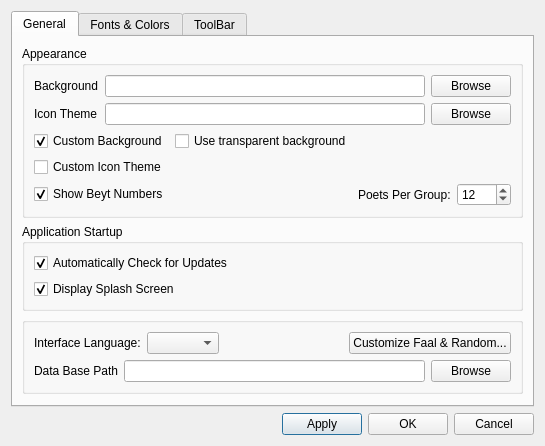
<?xml version="1.0" encoding="UTF-8"?>
<ui version="4.0">
 <class>Settings</class>
 <widget class="QDialog" name="Settings">
  <property name="geometry">
   <rect>
    <x>0</x>
    <y>0</y>
    <width>509</width>
    <height>430</height>
   </rect>
  </property>
  <property name="windowTitle">
   <string>Settings</string>
  </property>
  <layout class="QGridLayout" name="gridLayout">
   <item row="1" column="0">
    <layout class="QHBoxLayout" name="horizontalLayout_11">
     <item>
      <spacer name="horizontalSpacer_3">
       <property name="orientation">
        <enum>Qt::Horizontal</enum>
       </property>
       <property name="sizeHint" stdset="0">
        <size>
         <width>40</width>
         <height>20</height>
        </size>
       </property>
      </spacer>
     </item>
     <item>
      <widget class="QPushButton" name="pushButtonApply">
       <property name="text">
        <string>Apply</string>
       </property>
      </widget>
     </item>
     <item>
      <widget class="QPushButton" name="pushButtonOK">
       <property name="text">
        <string>OK</string>
       </property>
      </widget>
     </item>
     <item>
      <widget class="QPushButton" name="pushButtonCancel">
       <property name="text">
        <string>Cancel</string>
       </property>
      </widget>
     </item>
    </layout>
   </item>
   <item row="0" column="0">
    <widget class="QTabWidget" name="tabWidget">
     <property name="currentIndex">
      <number>0</number>
     </property>
     <widget class="QWidget" name="tabGeneral">
      <attribute name="title">
       <string>General</string>
      </attribute>
      <layout class="QGridLayout" name="gridLayout_2">
       <item row="0" column="0">
        <layout class="QVBoxLayout" name="verticalLayout_3">
         <item>
          <widget class="QGroupBox" name="groupBoxAppearance">
           <property name="title">
            <string>Appearance</string>
           </property>
           <layout class="QGridLayout" name="gridLayout_7">
            <item row="0" column="0">
             <layout class="QVBoxLayout" name="verticalLayout_5">
              <item>
               <layout class="QGridLayout" name="gridLayout_6">
                <item row="0" column="3">
                 <widget class="QPushButton" name="pushButtonBackground">
                  <property name="sizePolicy">
                   <sizepolicy hsizetype="Minimum" vsizetype="Fixed">
                    <horstretch>0</horstretch>
                    <verstretch>0</verstretch>
                   </sizepolicy>
                  </property>
                  <property name="text">
                   <string>Browse</string>
                  </property>
                 </widget>
                </item>
                <item row="1" column="3">
                 <widget class="QPushButton" name="pushButtonIconTheme">
                  <property name="sizePolicy">
                   <sizepolicy hsizetype="Minimum" vsizetype="Fixed">
                    <horstretch>0</horstretch>
                    <verstretch>0</verstretch>
                   </sizepolicy>
                  </property>
                  <property name="text">
                   <string>Browse</string>
                  </property>
                  <property name="flat">
                   <bool>false</bool>
                  </property>
                 </widget>
                </item>
                <item row="0" column="0">
                 <widget class="QLabel" name="labelBackground">
                  <property name="text">
                   <string>Background</string>
                  </property>
                 </widget>
                </item>
                <item row="1" column="0">
                 <widget class="QLabel" name="labelIconTheme">
                  <property name="text">
                   <string>Icon Theme</string>
                  </property>
                 </widget>
                </item>
                <item row="0" column="2">
                 <widget class="QLineEdit" name="lineEditBackground"/>
                </item>
                <item row="1" column="2">
                 <widget class="QLineEdit" name="lineEditIconTheme"/>
                </item>
               </layout>
              </item>
             </layout>
            </item>
            <item row="1" column="0">
             <layout class="QGridLayout" name="gridLayout_15">
              <item row="0" column="0">
               <widget class="QCheckBox" name="checkBoxBackground">
                <property name="text">
                 <string>Custom Background</string>
                </property>
                <property name="checked">
                 <bool>true</bool>
                </property>
               </widget>
              </item>
              <item row="1" column="0">
               <widget class="QCheckBox" name="checkBoxIconTheme">
                <property name="text">
                 <string>Custom Icon Theme</string>
                </property>
               </widget>
              </item>
              <item row="2" column="2">
               <layout class="QHBoxLayout" name="horizontalLayout_12">
                <item>
                 <spacer name="horizontalSpacer_4">
                  <property name="orientation">
                   <enum>Qt::Horizontal</enum>
                  </property>
                  <property name="sizeHint" stdset="0">
                   <size>
                    <width>40</width>
                    <height>20</height>
                   </size>
                  </property>
                 </spacer>
                </item>
                <item>
                 <widget class="QLabel" name="labelPoetsPerGroup">
                  <property name="text">
                   <string>Poets Per Group:</string>
                  </property>
                 </widget>
                </item>
                <item>
                 <widget class="QSpinBox" name="spinBoxPoetsPerGroup">
                  <property name="maximum">
                   <number>1000</number>
                  </property>
                  <property name="value">
                   <number>12</number>
                  </property>
                 </widget>
                </item>
               </layout>
              </item>
              <item row="2" column="0">
               <widget class="QCheckBox" name="checkBoxBeytNumbers">
                <property name="text">
                 <string>Show Beyt Numbers</string>
                </property>
                <property name="checked">
                 <bool>true</bool>
                </property>
               </widget>
              </item>
              <item row="0" column="1">
               <widget class="QCheckBox" name="checkBoxTransparent">
                <property name="text">
                 <string>Use transparent background</string>
                </property>
               </widget>
              </item>
             </layout>
            </item>
           </layout>
          </widget>
         </item>
         <item>
          <widget class="QGroupBox" name="groupBox">
           <property name="title">
            <string>Application Startup</string>
           </property>
           <layout class="QGridLayout" name="gridLayout_18">
            <item row="0" column="0">
             <layout class="QGridLayout" name="gridLayout_4">
              <item row="0" column="0">
               <widget class="QCheckBox" name="checkBoxAutoUpdates">
                <property name="text">
                 <string>Automatically Check for Updates</string>
                </property>
                <property name="checked">
                 <bool>true</bool>
                </property>
               </widget>
              </item>
              <item row="2" column="0">
               <widget class="QCheckBox" name="checkBoxSplashScreen">
                <property name="text">
                 <string>Display Splash Screen</string>
                </property>
                <property name="checked">
                 <bool>true</bool>
                </property>
               </widget>
              </item>
             </layout>
            </item>
           </layout>
          </widget>
         </item>
         <item>
          <widget class="QGroupBox" name="groupBox_3">
           <property name="title">
            <string/>
           </property>
           <layout class="QGridLayout" name="gridLayout_8">
            <item row="0" column="0">
             <layout class="QHBoxLayout" name="horizontalLayout_8">
              <item>
               <widget class="QLabel" name="label_5">
                <property name="text">
                 <string>Interface Language:</string>
                </property>
               </widget>
              </item>
              <item>
               <widget class="QComboBox" name="uiLanguageComboBox"/>
              </item>
              <item>
               <spacer name="horizontalSpacer_2">
                <property name="orientation">
                 <enum>Qt::Horizontal</enum>
                </property>
                <property name="sizeHint" stdset="0">
                 <size>
                  <width>40</width>
                  <height>20</height>
                 </size>
                </property>
               </spacer>
              </item>
              <item>
               <widget class="QPushButton" name="pushButtonRandomOptions">
                <property name="text">
                 <string>Customize Faal &amp;&amp; Random...</string>
                </property>
               </widget>
              </item>
             </layout>
            </item>
            <item row="1" column="0">
             <layout class="QHBoxLayout" name="horizontalLayout_2">
              <item>
               <widget class="QLabel" name="labelDataBasePath">
                <property name="text">
                 <string>Data Base Path</string>
                </property>
               </widget>
              </item>
              <item>
               <widget class="QLineEdit" name="lineEditDataBasePath"/>
              </item>
              <item>
               <widget class="QPushButton" name="pushButtonDataBasePath">
                <property name="text">
                 <string>Browse</string>
                </property>
               </widget>
              </item>
             </layout>
            </item>
           </layout>
          </widget>
         </item>
         <item>
          <spacer name="verticalSpacer">
           <property name="orientation">
            <enum>Qt::Vertical</enum>
           </property>
           <property name="sizeHint" stdset="0">
            <size>
             <width>20</width>
             <height>40</height>
            </size>
           </property>
          </spacer>
         </item>
        </layout>
       </item>
      </layout>
     </widget>
     <widget class="QWidget" name="tab">
      <attribute name="title">
       <string>Fonts &amp;&amp; Colors</string>
      </attribute>
      <layout class="QVBoxLayout" name="verticalLayout">
       <item>
        <widget class="QGroupBox" name="groupBox_2">
         <property name="title">
          <string/>
         </property>
         <layout class="QGridLayout" name="gridLayout_5">
          <item row="0" column="0">
           <layout class="QGridLayout" name="gridlayout1">
            <item row="0" column="1">
             <layout class="QHBoxLayout" name="horizontalLayout">
              <item>
               <layout class="QHBoxLayout" name="horizontalLayout_6">
                <item>
                 <widget class="QLabel" name="labelBackgroundColor">
                  <property name="text">
                   <string>&quot;Background&quot; color</string>
                  </property>
                 </widget>
                </item>
               </layout>
              </item>
              <item>
               <layout class="QHBoxLayout" name="horizontalLayout_5">
                <item>
                 <widget class="QLabel" name="labelMatchedTextColor">
                  <property name="text">
                   <string>&quot;Matched Text&quot; color</string>
                  </property>
                 </widget>
                </item>
               </layout>
              </item>
             </layout>
            </item>
            <item row="1" column="1">
             <layout class="QHBoxLayout" name="outlineLayout">
              <item>
               <widget class="QLabel" name="outlineLabel">
                <property name="text">
                 <string>Outline:</string>
                </property>
               </widget>
              </item>
             </layout>
            </item>
           </layout>
          </item>
         </layout>
        </widget>
       </item>
       <item>
        <widget class="QGroupBox" name="globalFontColorGroupBox">
         <property name="title">
          <string>Simple</string>
         </property>
         <property name="checkable">
          <bool>true</bool>
         </property>
         <property name="checked">
          <bool>true</bool>
         </property>
         <layout class="QGridLayout" name="gridLayout_17">
          <item row="0" column="0">
           <layout class="QGridLayout" name="gridLayout_16">
            <item row="0" column="0">
             <widget class="QLabel" name="label_4">
              <property name="text">
               <string>Global:</string>
              </property>
             </widget>
            </item>
           </layout>
          </item>
         </layout>
        </widget>
       </item>
       <item>
        <widget class="QGroupBox" name="advancedFontColorGroupBox">
         <property name="enabled">
          <bool>true</bool>
         </property>
         <property name="title">
          <string>Advanced</string>
         </property>
         <property name="checkable">
          <bool>true</bool>
         </property>
         <property name="checked">
          <bool>false</bool>
         </property>
         <layout class="QGridLayout" name="gridLayout_10">
          <item row="0" column="0">
           <layout class="QGridLayout" name="gridLayout_9">
            <item row="3" column="0">
             <widget class="QLabel" name="poemTextlabel">
              <property name="text">
               <string>Poem Text:</string>
              </property>
             </widget>
            </item>
            <item row="4" column="0">
             <widget class="QLabel" name="proseTextLabel">
              <property name="text">
               <string>Prose Text:</string>
              </property>
             </widget>
            </item>
            <item row="0" column="0">
             <widget class="QLabel" name="label">
              <property name="text">
               <string>Section Name:</string>
              </property>
             </widget>
            </item>
            <item row="1" column="0">
             <widget class="QLabel" name="label_2">
              <property name="text">
               <string>Title:</string>
              </property>
             </widget>
            </item>
            <item row="2" column="0">
             <widget class="QLabel" name="label_3">
              <property name="text">
               <string>Number:</string>
              </property>
             </widget>
            </item>
           </layout>
          </item>
         </layout>
        </widget>
       </item>
      </layout>
     </widget>
     <widget class="QWidget" name="tabToolBar">
      <attribute name="title">
       <string>ToolBar</string>
      </attribute>
      <layout class="QGridLayout" name="gridLayout_3">
       <item row="0" column="0">
        <widget class="QLabel" name="labelAllActions">
         <property name="text">
          <string>All Actions</string>
         </property>
         <property name="alignment">
          <set>Qt::AlignCenter</set>
         </property>
        </widget>
       </item>
       <item row="0" column="2">
        <widget class="QLabel" name="labelToolBarActions">
         <property name="text">
          <string>ToolBar Actions</string>
         </property>
         <property name="alignment">
          <set>Qt::AlignCenter</set>
         </property>
        </widget>
       </item>
       <item row="1" column="0">
        <widget class="QTableWidget" name="tableWidgetAllActions">
         <property name="alternatingRowColors">
          <bool>false</bool>
         </property>
         <property name="selectionMode">
          <enum>QAbstractItemView::SingleSelection</enum>
         </property>
         <property name="selectionBehavior">
          <enum>QAbstractItemView::SelectRows</enum>
         </property>
         <property name="verticalScrollMode">
          <enum>QAbstractItemView::ScrollPerItem</enum>
         </property>
         <property name="horizontalScrollMode">
          <enum>QAbstractItemView::ScrollPerPixel</enum>
         </property>
         <property name="showGrid">
          <bool>false</bool>
         </property>
         <property name="gridStyle">
          <enum>Qt::NoPen</enum>
         </property>
         <property name="sortingEnabled">
          <bool>true</bool>
         </property>
         <property name="wordWrap">
          <bool>false</bool>
         </property>
         <property name="rowCount">
          <number>0</number>
         </property>
         <property name="columnCount">
          <number>1</number>
         </property>
         <attribute name="horizontalHeaderVisible">
          <bool>false</bool>
         </attribute>
         <attribute name="horizontalHeaderStretchLastSection">
          <bool>true</bool>
         </attribute>
         <attribute name="verticalHeaderVisible">
          <bool>false</bool>
         </attribute>
         <column/>
        </widget>
       </item>
       <item row="1" column="1">
        <layout class="QVBoxLayout" name="verticalLayout_6">
         <item>
          <widget class="QPushButton" name="pushButtonActionAdd">
           <property name="enabled">
            <bool>false</bool>
           </property>
           <property name="text">
            <string/>
           </property>
           <property name="icon">
            <iconset resource="../data/saaghar.qrc">
             <normaloff>:/resources/iconsets/default/right.png</normaloff>:/resources/iconsets/default/right.png</iconset>
           </property>
          </widget>
         </item>
         <item>
          <widget class="QPushButton" name="pushButtonActionRemove">
           <property name="enabled">
            <bool>false</bool>
           </property>
           <property name="text">
            <string/>
           </property>
           <property name="icon">
            <iconset resource="../data/saaghar.qrc">
             <normaloff>:/resources/iconsets/default/left.png</normaloff>:/resources/iconsets/default/left.png</iconset>
           </property>
          </widget>
         </item>
         <item>
          <widget class="QPushButton" name="pushButtonActionTop">
           <property name="enabled">
            <bool>false</bool>
           </property>
           <property name="text">
            <string/>
           </property>
           <property name="icon">
            <iconset resource="../data/saaghar.qrc">
             <normaloff>:/resources/iconsets/default/up.png</normaloff>:/resources/iconsets/default/up.png</iconset>
           </property>
          </widget>
         </item>
         <item>
          <widget class="QPushButton" name="pushButtonActionBottom">
           <property name="enabled">
            <bool>false</bool>
           </property>
           <property name="text">
            <string/>
           </property>
           <property name="icon">
            <iconset resource="../data/saaghar.qrc">
             <normaloff>:/resources/iconsets/default/down.png</normaloff>:/resources/iconsets/default/down.png</iconset>
           </property>
          </widget>
         </item>
        </layout>
       </item>
       <item row="1" column="2">
        <widget class="QTableWidget" name="tableWidgetToolBarActions">
         <property name="dragEnabled">
          <bool>false</bool>
         </property>
         <property name="selectionMode">
          <enum>QAbstractItemView::SingleSelection</enum>
         </property>
         <property name="selectionBehavior">
          <enum>QAbstractItemView::SelectRows</enum>
         </property>
         <property name="verticalScrollMode">
          <enum>QAbstractItemView::ScrollPerItem</enum>
         </property>
         <property name="horizontalScrollMode">
          <enum>QAbstractItemView::ScrollPerPixel</enum>
         </property>
         <property name="showGrid">
          <bool>false</bool>
         </property>
         <property name="gridStyle">
          <enum>Qt::NoPen</enum>
         </property>
         <property name="wordWrap">
          <bool>false</bool>
         </property>
         <property name="columnCount">
          <number>1</number>
         </property>
         <attribute name="horizontalHeaderVisible">
          <bool>false</bool>
         </attribute>
         <attribute name="horizontalHeaderStretchLastSection">
          <bool>true</bool>
         </attribute>
         <attribute name="verticalHeaderVisible">
          <bool>false</bool>
         </attribute>
         <column/>
        </widget>
       </item>
      </layout>
     </widget>
    </widget>
   </item>
  </layout>
 </widget>
 <resources>
  <include location="../data/saaghar.qrc"/>
 </resources>
 <connections>
  <connection>
   <sender>pushButtonOK</sender>
   <signal>clicked()</signal>
   <receiver>Settings</receiver>
   <slot>accept()</slot>
   <hints>
    <hint type="sourcelabel">
     <x>417</x>
     <y>419</y>
    </hint>
    <hint type="destinationlabel">
     <x>294</x>
     <y>357</y>
    </hint>
   </hints>
  </connection>
  <connection>
   <sender>pushButtonCancel</sender>
   <signal>clicked()</signal>
   <receiver>Settings</receiver>
   <slot>reject()</slot>
   <hints>
    <hint type="sourcelabel">
     <x>498</x>
     <y>419</y>
    </hint>
    <hint type="destinationlabel">
     <x>446</x>
     <y>357</y>
    </hint>
   </hints>
  </connection>
  <connection>
   <sender>checkBoxBackground</sender>
   <signal>toggled(bool)</signal>
   <receiver>lineEditBackground</receiver>
   <slot>setEnabled(bool)</slot>
   <hints>
    <hint type="sourcelabel">
     <x>150</x>
     <y>143</y>
    </hint>
    <hint type="destinationlabel">
     <x>330</x>
     <y>86</y>
    </hint>
   </hints>
  </connection>
  <connection>
   <sender>checkBoxBackground</sender>
   <signal>toggled(bool)</signal>
   <receiver>pushButtonBackground</receiver>
   <slot>setEnabled(bool)</slot>
   <hints>
    <hint type="sourcelabel">
     <x>150</x>
     <y>143</y>
    </hint>
    <hint type="destinationlabel">
     <x>411</x>
     <y>88</y>
    </hint>
   </hints>
  </connection>
  <connection>
   <sender>checkBoxBackground</sender>
   <signal>toggled(bool)</signal>
   <receiver>labelBackground</receiver>
   <slot>setEnabled(bool)</slot>
   <hints>
    <hint type="sourcelabel">
     <x>150</x>
     <y>143</y>
    </hint>
    <hint type="destinationlabel">
     <x>88</x>
     <y>88</y>
    </hint>
   </hints>
  </connection>
  <connection>
   <sender>checkBoxIconTheme</sender>
   <signal>toggled(bool)</signal>
   <receiver>labelIconTheme</receiver>
   <slot>setEnabled(bool)</slot>
   <hints>
    <hint type="sourcelabel">
     <x>150</x>
     <y>166</y>
    </hint>
    <hint type="destinationlabel">
     <x>88</x>
     <y>117</y>
    </hint>
   </hints>
  </connection>
  <connection>
   <sender>checkBoxIconTheme</sender>
   <signal>toggled(bool)</signal>
   <receiver>lineEditIconTheme</receiver>
   <slot>setEnabled(bool)</slot>
   <hints>
    <hint type="sourcelabel">
     <x>150</x>
     <y>166</y>
    </hint>
    <hint type="destinationlabel">
     <x>330</x>
     <y>115</y>
    </hint>
   </hints>
  </connection>
  <connection>
   <sender>checkBoxIconTheme</sender>
   <signal>toggled(bool)</signal>
   <receiver>pushButtonIconTheme</receiver>
   <slot>setEnabled(bool)</slot>
   <hints>
    <hint type="sourcelabel">
     <x>150</x>
     <y>166</y>
    </hint>
    <hint type="destinationlabel">
     <x>411</x>
     <y>117</y>
    </hint>
   </hints>
  </connection>
  <connection>
   <sender>checkBoxBackground</sender>
   <signal>toggled(bool)</signal>
   <receiver>labelBackgroundColor</receiver>
   <slot>setDisabled(bool)</slot>
   <hints>
    <hint type="sourcelabel">
     <x>91</x>
     <y>135</y>
    </hint>
    <hint type="destinationlabel">
     <x>77</x>
     <y>69</y>
    </hint>
   </hints>
  </connection>
 </connections>
</ui>
